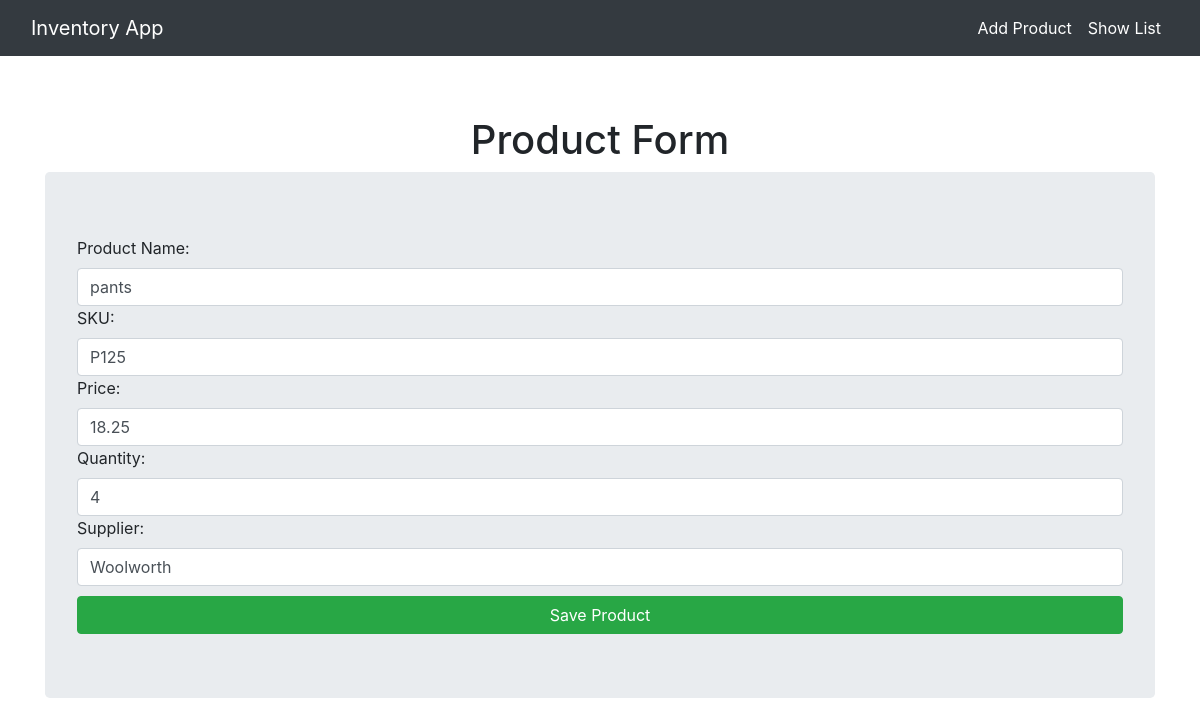
The page /update/4/ on the database its author committed.
### invApp/models.py (models this page shows, shortened)
class Product(models.Model):
    product_id = models.AutoField(primary_key=True)
    name = models.CharField(max_length= 100)
    sku = models.CharField(max_length = 50, unique = True)
    price = models.FloatField()
    quantity = models.IntegerField()
    supplier = models.CharField(max_length = 100 )

### invApp/views.py (the view)
# urls.py: path('update/<int:product_id>/', views.product_update_view, name = 'product_update'),
def product_update_view(request, product_id):
    product = Product.objects.get(product_id=product_id)
    if request.method == 'POST':
        form = ProductForm(request.POST, instance=product)
        if form.is_valid():
            form.save()
            return redirect('product_list')
    else:
        form = ProductForm(instance=product)
    return render(request,'invApp/product_form.html', {'form': form})

### invApp/forms.py
class ProductForm(forms.ModelForm):
    class Meta:
        model = Product
        fields = '__all__'
        labels ={
            'product_id': 'Product ID',
            'name': 'Product Name',
            'sku': 'SKU',
            'price': 'Price',
            'quantity': 'Quantity',
            'supplier': 'Supplier',
        }
        widgets ={
            'product_id' : forms.NumberInput(attrs = {'placeholder': 'e.g 1', 'class' :'form-control'}),
            'name' : forms.TextInput(attrs = {'placeholder': 'e.g shirt', 'class' :'form-control'}),
            'sku' : forms.TextInput(attrs = {'placeholder': 'e.g S12345', 'class' :'form-control'}),
            'price' : forms.NumberInput(attrs = {'placeholder': 'e.g 19.99', 'class' :'form-control'}),
            'quantity' : forms.NumberInput(attrs = {'placeholder': 'e.g 10 ','class' :'form-control'}),
            'supplier' : forms.TextInput(attrs = {'placeholder': 'e.g ABC Corp', 'class' : 'form-control'}),
        }

### invApp/templates/invApp/product_form.html (shortened to what this page needs)
{% extends 'invApp/layout.html' %}
{% block content %}
<h1 class="text-center">Product Form</h1>
<form method="POST" class="jumbotron">
  {{form}}
  <button style="margin-top: 10px;" class="btn btn-success btn-block" type="submit">Save Product</button>
</form>
{% endblock %}

### invApp/templates/invApp/layout.html (style rules this page uses)
body { padding-top: 26px; }

### rows shown on the page
Product: name "pants", sku "P125", price "18.25", quantity "4", supplier "Woolworth"
